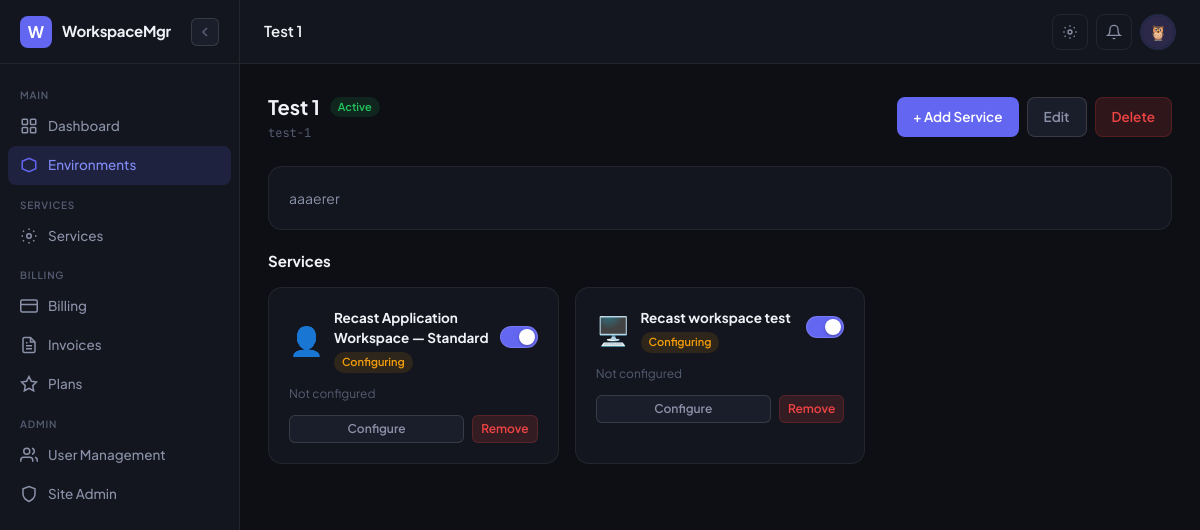
Before: /environments/3/ (signed in) with the older database file.
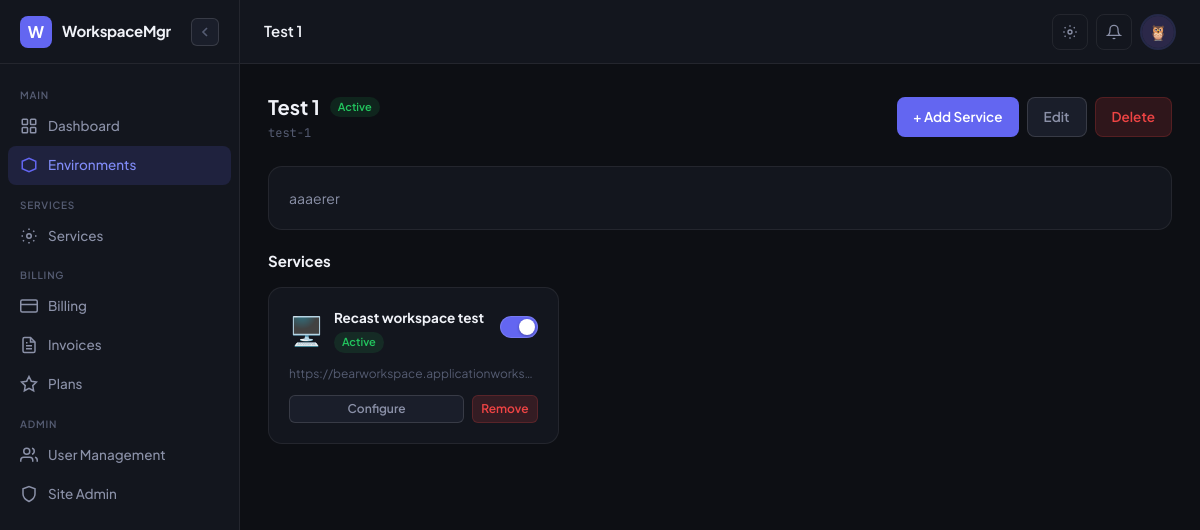
After: the same page with the newer database file.
### apps/services/models.py (models this page shows, shortened)
class Service(models.Model):
    STATUS_CHOICES = [
        ('active', 'Active'),
        ('inactive', 'Inactive'),
        ('configuring', 'Configuring'),
        ('error', 'Error'),
    ]
    environment = models.ForeignKey(Environment, on_delete=models.CASCADE, related_name='services')
    service_type = models.CharField(max_length=30, choices=SERVICE_TYPE_CHOICES)
    name = models.CharField(
        max_length=200,
        blank=True,
        help_text='Optional display name. Defaults to the service type name if left blank.'
    )
    status = models.CharField(max_length=20, choices=STATUS_CHOICES, default='configuring')
    enabled = models.BooleanField(default=False)
    is_connected = models.BooleanField(default=False)
    created_at = models.DateTimeField(auto_now_add=True)
    updated_at = models.DateTimeField(auto_now=True)
    class Meta:
        ordering = ['environment', 'service_type', 'name']
    @property
    def display_name(self):
        return self.name if self.name else self.get_service_type_display()
    @property
    def icon(self):
        icons = {
            'recast_workspace': '🖥️',
            'recast_user_license': '👤',
            'windows_365': '☁️',
            'intune': '🛡️',
        }
        return icons.get(self.service_type, '⚙️')

class RecastConfig(models.Model):
    service = models.OneToOneField(Service, on_delete=models.CASCADE, related_name='recast_config')
    api_url = models.URLField()
    api_key = models.CharField(max_length=500)
    workspace_count = models.PositiveIntegerField(default=0)
    last_synced = models.DateTimeField(null=True, blank=True)
    license_count = models.PositiveIntegerField(default=0)
    license_numbers = models.JSONField(default=list, blank=True)
    matched_order_ref = models.CharField(max_length=500, blank=True)

### apps/environments/views.py (the view)
# urls.py: path('<int:pk>/', views.environment_detail, name='detail'),
@login_required
def environment_detail(request, pk):
    env = get_object_or_404(Environment, pk=pk, owner=request.user)
    services = env.services.all()
    return render(request, 'environments/detail.html', {'environment': env, 'services': services})

### apps/accounts/models.py (called while the page is built)
    @property
    def display_name(self):
        return self.get_full_name() or self.email.split('@')[0]

    @property
    def is_superadmin(self):
        return self.role == 'superadmin' or self.is_superuser

    @property
    def is_env_admin(self):
        return self.role in ('superadmin', 'env_admin') or self.is_superuser

    @property
    def avatar_url(self):
        return f'/static/img/avatars/{self.avatar}.svg'

### apps/core/context_processors.py (called while the page is built)
def sidebar_context(request):
    if request.user.is_authenticated:
        environments = Environment.objects.filter(owner=request.user)[:10]
        return {'sidebar_environments': environments}
    return {}

### templates/environments/detail.html (shortened to what this page needs)
{% extends "base.html" %}
{% block page_title %}{{ environment.name }}{% endblock %}
{% block content %}
<div class="page-header">
  <div>
    <div style="display:flex;align-items:center;gap:10px;">
      <div class="page-title">{{ environment.name }}</div>
      <span class="badge {% if environment.status == 'active' %}badge-green{% elif environment.status == 'inactive' %}badge-gray{% else %}badge-yellow{% endif %}">
        {{ environment.get_status_display }}
      </span>
    </div>
    <div class="page-subtitle" style="font-family:'JetBrains Mono',monospace;font-size:12px;">{{ environment.slug }}</div>
  </div>
  <div style="display:flex;gap:8px;">
    <a href="{% url 'services:enable' environment.pk %}" class="btn btn-primary">+ Add Service</a>
    <a href="{% url 'environments:edit' environment.pk %}" class="btn btn-secondary">Edit</a>
    <a href="{% url 'environments:delete' environment.pk %}" class="btn btn-danger">Delete</a>
  </div>
</div>
{% if environment.description %}
<div class="card" style="margin-bottom:20px;">
  <div style="font-size:14px;color:var(--text-secondary);line-height:1.6;">{{ environment.description }}</div>
</div>
{% endif %}
<div class="page-title" style="font-size:15px;margin-bottom:14px;">Services</div>
{% if services %}
<div style="display:grid;grid-template-columns:repeat(auto-fill,minmax(280px,1fr));gap:16px;">
  {% for service in services %}
  <div class="card">
    <div style="display:flex;align-items:center;justify-content:space-between;margin-bottom:12px;">
      <div style="display:flex;align-items:center;gap:10px;">
        <div style="font-size:28px;">{{ service.icon }}</div>
        <div>
          <div style="font-size:13.5px;font-weight:700;">{{ service.display_name }}</div>
          <span class="badge {% if service.status == 'active' %}badge-green{% elif service.status == 'error' %}badge-red{% elif service.status == 'configuring' %}badge-yellow{% else %}badge-gray{% endif %}">
            {{ service.get_status_display }}
          </span>
        </div>
      </div>
      <label style="cursor:pointer;display:flex;align-items:center;gap:6px;">
        <form method="post" action="{% url 'services:toggle' service.pk %}" style="display:inline;">
          <button type="submit" style="background:none;border:none;cursor:pointer;padding:0;">
            <div style="width:38px;height:22px;border-radius:11px;background:{% if service.enabled %}var(--accent){% else %}var(--bg-raised){% endif %};border:1px solid var(--border-strong);position:relative;transition:all 0.2s;">
              <div style="position:absolute;top:2px;{% if service.enabled %}right:2px{% else %}left:2px{% endif %};width:16px;height:16px;border-radius:50%;background:white;transition:all 0.2s;box-shadow:0 1px 3px rgba(0,0,0,0.3);"></div>
            </div>
          </button>
        </form>
      </label>
    </div>
    {% if service.service_type in 'recast_workspace recast_user_license' %}
      {% if service.recast_config %}
      <div style="font-size:12px;color:var(--text-muted);margin-bottom:12px;overflow:hidden;text-overflow:ellipsis;white-space:nowrap;">
        {{ service.recast_config.api_url|default:"Not configured" }}
      </div>
      {% endif %}
    {% elif service.service_type == 'windows_365' %}
      {% if service.w365_config %}
      <div style="font-size:12px;color:var(--text-muted);margin-bottom:12px;">
        {{ service.w365_config.device_count }} devices synced
      </div>
      {% endif %}
    {% endif %}
    <div style="display:flex;gap:8px;">
      <a href="{% url 'services:configure' service.pk %}" class="btn btn-secondary btn-xs" style="flex:1;justify-content:center;">Configure</a>
      <a href="{% url 'services:delete' service.pk %}" class="btn btn-danger btn-xs">Remove</a>
    </div>
  </div>
  {% endfor %}
</div>
{% endif %}
{% endblock %}

Changed rows visible on the page:
removed Service: icon "👤", display_name "Recast Application Workspace — Standard", status "Configuring", enabled True (drawn), recast_config.api_url "Not configured"
removed Service: icon "🖥️", display_name "Recast workspace test", status "Configuring", enabled True (drawn), recast_config.api_url "Not configured"
added Service: icon "🖥️", display_name "Recast workspace test", status "Active", enabled True (drawn), recast_config.api_url "https://bearworkspace.applicationworks…"
